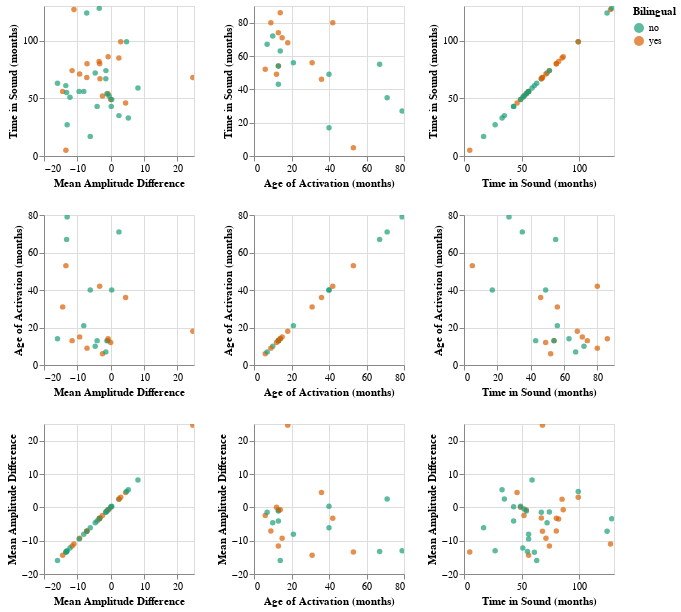

Notebook cell for this chart:
### Code cell
# scatter plot matrix of different variables (TiS, age of implant, MNA):
x_list = ['Time in Sound (months)', 'Age of Activation (months)', 'Mean Amplitude Difference']
ah.scatter_matrix(diffdf, x_list, 'Bilingual', output_directory)

### Figure 1 — Vega-Lite specification as saved in the notebook (floating-point values rounded to 4 significant figures)
{"config": {"view": {"continuousWidth": 400, "continuousHeight": 300}}, "repeat": {"column": ["Mean Amplitude Difference", "Age of Activation (months)", "Time in Sound (months)"], "row": ["Time in Sound (months)", "Age of Activation (months)", "Mean Amplitude Difference"]}, "spec": {"data": {"name": "data-cada878c65bc5ab23591eb8da5001f2e"}, "mark": "circle", "encoding": {"color": {"type": "nominal", "field": "Bilingual", "scale": {"scheme": "dark2"}}, "x": {"type": "quantitative", "field": {"repeat": "column"}}, "y": {"type": "quantitative", "field": {"repeat": "row"}}}, "height": 150, "selection": {"selector002": {"type": "interval", "bind": "scales", "encodings": ["x", "y"]}}, "width": 150}, "$schema": "https://vega.github.io/schema/vega-lite/v4.8.1.json", "datasets": {"data-cada878c65bc5ab23591eb8da5001f2e": [{"ID": "942", "Group": "CI", "Mean Amplitude": -19.68, "Bilingual": "no", "Age (months)": 56, "Time in Sound (months)": 43, "Age of Activation (months)": 13.0, "Region": "Frontal", "Mean Amplitude Difference": -4.068}, {"ID": "959", "Group": "CI", "Mean Amplitude": -15.05, "Bilingual": "no", "Age (months)": 57, "Time in Sound (months)": 17, "Age of Activation (months)": 40.0, "Region": "Frontal", "Mean Amplitude Difference": -6.121}, {"ID": "925", "Group": "CI", "Mean Amplitude": -15.04, "Bilingual": "yes", "Age (months)": 58, "Time in Sound (months)": 52, "Age of Activation (months)": 6.0, "Region": "Frontal", "Mean Amplitude Difference": -2.451}, {"ID": "956", "Group": "CI", "Mean Amplitude": -20.8, "Bilingual": "yes", "Age (months)": 58, "Time in Sound (months)": 5, "Age of Activation (months)": 53.0, "Region": "Frontal", "Mean Amplitude Difference": -13.43}, {"ID": "955", "Group": "CI", "Mean Amplitude": -2.808, "Bilingual": "yes", "Age (months)": 61, "Time in Sound (months)": 49, "Age of Activation (months)": 12.0, "Region": "Frontal", "Mean Amplitude Difference": 0.009}, {"ID": "904", "Group": "CI", "Mean Amplitude": -20.64, "Bilingual": "yes", "Age (months)": 67, "Time in Sound (months)": 54, "Age of Activation (months)": 13.0, "Region": "Frontal", "Mean Amplitude Difference": -0.795}, {"ID": "911", "Group": "CI", "Mean Amplitude": -17.36, "Bilingual": "no", "Age (months)": 67, "Time in Sound (months)": 54, "Age of Activation (months)": 13.0, "Region": "Frontal", "Mean Amplitude Difference": -1.122}, {"ID": "919", "Group": "CI", "Mean Amplitude": -15.46, "Bilingual": "no", "Age (months)": 74, "Time in Sound (months)": 67, "Age of Activation (months)": 7.0, "Region": "Frontal", "Mean Amplitude Difference": -1.454}, {"ID": "945", "Group": "CI", "Mean Amplitude": -16.92, "Bilingual": "no", "Age (months)": 77, "Time in Sound (months)": 56, "Age of Activation (months)": 21.0, "Region": "Frontal", "Mean Amplitude Difference": -8.067}, {"ID": "961", "Group": "CI", "Mean Amplitude": -19.6, "Bilingual": "no", "Age (months)": 77, "Time in Sound (months)": 63, "Age of Activation (months)": 14.0, "Region": "Frontal", "Mean Amplitude Difference": -15.95}, {"ID": "903", "Group": "CI", "Mean Amplitude": -24.76, "Bilingual": "no", "Age (months)": 82, "Time in Sound (months)": 72, "Age of Activation (months)": 10.0, "Region": "Frontal", "Mean Amplitude Difference": -4.641}, {"ID": "921", "Group": "CI", "Mean Amplitude": -33.19, "Bilingual": "yes", "Age (months)": 82, "Time in Sound (months)": 46, "Age of Activation (months)": 36.0, "Region": "Frontal", "Mean Amplitude Difference": 4.483}, {"ID": "936", "Group": "CI", "Mean Amplitude": -6.697, "Bilingual": "yes", "Age (months)": 86, "Time in Sound (months)": 71, "Age of Activation (months)": 15.0, "Region": "Frontal", "Mean Amplitude Difference": -9.298}, {"ID": "901", "Group": "CI", "Mean Amplitude": -3.359, "Bilingual": "yes", "Age (months)": 86, "Time in Sound (months)": 68, "Age of Activation (months)": 18.0, "Region": "Frontal", "Mean Amplitude Difference": 24.66}, {"ID": "923", "Group": "CI", "Mean Amplitude": -22.51, "Bilingual": "yes", "Age (months)": 87, "Time in Sound (months)": 56, "Age of Activation (months)": 31.0, "Region": "Frontal", "Mean Amplitude Difference": -14.4}, {"ID": "924", "Group": "CI", "Mean Amplitude": -18.95, "Bilingual": "yes", "Age (months)": 87, "Time in Sound (months)": 74, "Age of Activation (months)": 13.0, "Region": "Frontal", "Mean Amplitude Difference": -11.57}, {"ID": "934", "Group": "CI", "Mean Amplitude": -14.02, "Bilingual": "yes", "Age (months)": 89, "Time in Sound (months)": 80, "Age of Activation (months)": 9.0, "Region": "Frontal", "Mean Amplitude Difference": -7.093}, {"ID": "951", "Group": "CI", "Mean Amplitude": -19.7, "Bilingual": "no", "Age (months)": 89, "Time in Sound (months)": 49, "Age of Activation (months)": 40.0, "Region": "Frontal", "Mean Amplitude Difference": 0.316}, {"ID": "913", "Group": "CI", "Mean Amplitude": -15.58, "Bilingual": "yes", "Age (months)": 100, "Time in Sound (months)": 86, "Age of Activation (months)": 14.0, "Region": "Frontal", "Mean Amplitude Difference": -0.756}, {"ID": "941", "Group": "CI", "Mean Amplitude": -19.01, "Bilingual": "no", "Age (months)": 106, "Time in Sound (months)": 35, "Age of Activation (months)": 71.0, "Region": "Frontal", "Mean Amplitude Difference": 2.484}, {"ID": "947", "Group": "CI", "Mean Amplitude": -19.22, "Bilingual": "no", "Age (months)": 106, "Time in Sound (months)": 27, "Age of Activation (months)": 79.0, "Region": "Frontal", "Mean Amplitude Difference": -13.06}, {"ID": "935", "Group": "CI", "Mean Amplitude": -16.62, "Bilingual": "yes", "Age (months)": 122, "Time in Sound (months)": 80, "Age of Activation (months)": 42.0, "Region": "Frontal", "Mean Amplitude Difference": -3.303}, {"ID": "937", "Group": "CI", "Mean Amplitude": -27.73, "Bilingual": "no", "Age (months)": 122, "Time in Sound (months)": 55, "Age of Activation (months)": 67.0, "Region": "Frontal", "Mean Amplitude Difference": -13.22}, {"ID": "857", "Group": "HG", "Mean Amplitude": -8.053, "Bilingual": "no", "Age (months)": 33, "Time in Sound (months)": 33, "Age of Activation (months)": null, "Region": "Frontal", "Mean Amplitude Difference": 5.293}, {"ID": "847", "Group": "HG", "Mean Amplitude": -2.966, "Bilingual": "no", "Age (months)": 43, "Time in Sound (months)": 43, "Age of Activation (months)": null, "Region": "Frontal", "Mean Amplitude Difference": 0.175}, {"ID": "858", "Group": "HG", "Mean Amplitude": -18.59, "Bilingual": "no", "Age (months)": 51, "Time in Sound (months)": 51, "Age of Activation (months)": null, "Region": "Frontal", "Mean Amplitude Difference": -12.21}, {"ID": "859", "Group": "HG", "Mean Amplitude": -7.7, "Bilingual": "no", "Age (months)": 52, "Time in Sound (months)": 52, "Age of Activation (months)": null, "Region": "Frontal", "Mean Amplitude Difference": -0.46}, {"ID": "841", "Group": "HG", "Mean Amplitude": -28.02, "Bilingual": "no", "Age (months)": 56, "Time in Sound (months)": 56, "Age of Activation (months)": null, "Region": "Frontal", "Mean Amplitude Difference": -9.465}, {"ID": "836", "Group": "HG", "Mean Amplitude": -8.181, "Bilingual": "no", "Age (months)": 59, "Time in Sound (months)": 59, "Age of Activation (months)": null, "Region": "Frontal", "Mean Amplitude Difference": 8.188}, {"ID": "846", "Group": "HG", "Mean Amplitude": -27.16, "Bilingual": "yes", "Age (months)": 68, "Time in Sound (months)": 68, "Age of Activation (months)": null, "Region": "Frontal", "Mean Amplitude Difference": -7.165}, {"ID": "N4C01", "Group": "HG", "Mean Amplitude": -17.46, "Bilingual": "no", "Age (months)": 61, "Time in Sound (months)": 61, "Age of Activation (months)": null, "Region": "Frontal", "Mean Amplitude Difference": -13.45}, {"ID": "842", "Group": "HG", "Mean Amplitude": -18.28, "Bilingual": "yes", "Age (months)": 67, "Time in Sound (months)": 67, "Age of Activation (months)": null, "Region": "Frontal", "Mean Amplitude Difference": -3.214}, {"ID": "848", "Group": "HG", "Mean Amplitude": -15.1, "Bilingual": "no", "Age (months)": 74, "Time in Sound (months)": 74, "Age of Activation (months)": null, "Region": "Frontal", "Mean Amplitude Difference": -1.423}, {"ID": "N4C10", "Group": "HG", "Mean Amplitude": -9.489, "Bilingual": "yes", "Age (months)": 82, "Time in Sound (months)": 82, "Age of Activation (months)": null, "Region": "Frontal", "Mean Amplitude Difference": -3.473}, {"ID": "N4C13", "Group": "HG", "Mean Amplitude": -25.55, "Bilingual": "yes", "Age (months)": 85, "Time in Sound (months)": 85, "Age of Activation (months)": null, "Region": "Frontal", "Mean Amplitude Difference": 2.461}, {"ID": "809", "Group": "HG", "Mean Amplitude": -13.55, "Bilingual": "no", "Age (months)": 99, "Time in Sound (months)": 99, "Age of Activation (months)": null, "Region": "Frontal", "Mean Amplitude Difference": 4.761}, {"ID": "N4C09", "Group": "HG", "Mean Amplitude": -11.51, "Bilingual": "yes", "Age (months)": 99, "Time in Sound (months)": 99, "Age of Activation (months)": null, "Region": "Frontal", "Mean Amplitude Difference": 3.015}, {"ID": "850", "Group": "HG", "Mean Amplitude": -22.29, "Bilingual": "no", "Age (months)": 124, "Time in Sound (months)": 124, "Age of Activation (months)": null, "Region": "Frontal", "Mean Amplitude Difference": -7.178}, {"ID": "801", "Group": "HG", "Mean Amplitude": -24.32, "Bilingual": "yes", "Age (months)": 127, "Time in Sound (months)": 127, "Age of Activation (months)": null, "Region": "Frontal", "Mean Amplitude Difference": -11.01}, {"ID": "803", "Group": "HG", "Mean Amplitude": -15.16, "Bilingual": "no", "Age (months)": 128, "Time in Sound (months)": 128, "Age of Activation (months)": null, "Region": "Frontal", "Mean Amplitude Difference": -3.417}]}}
